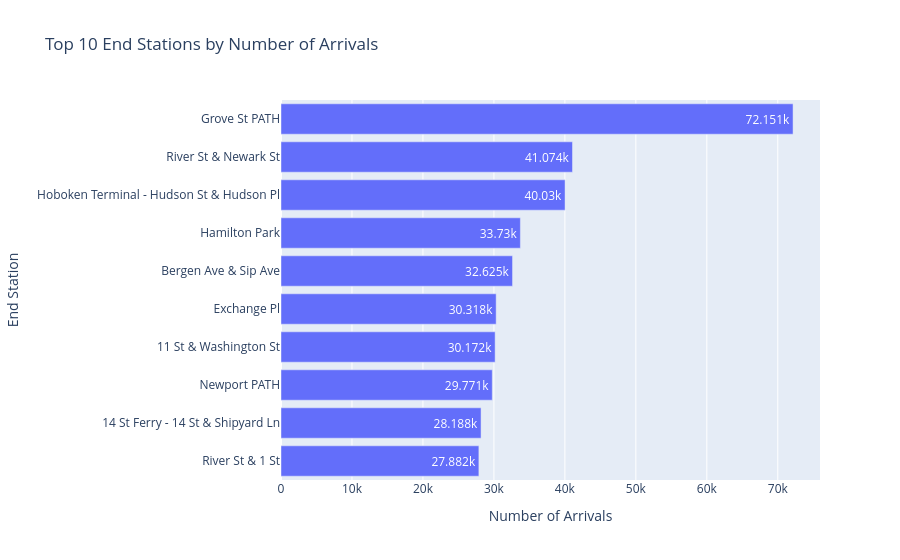

Source (notebook cell):
### Code cell
fig = px.bar(
    top_end_stations.sort_values("number_of_arrivals"),
    x="number_of_arrivals",
    y="end_station_name",
    orientation="h",
    title="Top 10 End Stations by Number of Arrivals",
    text_auto=True
)

fig.update_layout(
    xaxis_title="Number of Arrivals",
    yaxis_title="End Station"
)

fig.show()

### Figure 1 — Plotly figure (JSON) as saved in the notebook; plotly's stock layout.template omitted (floating-point values rounded to 4 significant figures)
{"data": [{"hovertemplate": "number_of_arrivals=%{x}<br>end_station_name=%{y}<extra></extra>", "legendgroup": "", "marker": {"color": "#636efa", "pattern": {"shape": ""}}, "name": "", "orientation": "h", "showlegend": false, "textposition": "auto", "texttemplate": "%{x}", "type": "bar", "x": [27882, 28188, 29771, 30172, 30318, 32625, 33730, 40030, 41074, 72151], "xaxis": "x", "y": ["River St & 1 St", "14 St Ferry - 14 St & Shipyard Ln", "Newport PATH", "11 St & Washington St", "Exchange Pl", "Bergen Ave & Sip Ave", "Hamilton Park", "Hoboken Terminal - Hudson St & Hudson Pl", "River St & Newark St", "Grove St PATH"], "yaxis": "y"}], "layout": {"barmode": "relative", "legend": {"tracegroupgap": 0}, "title": {"text": "Top 10 End Stations by Number of Arrivals"}, "xaxis": {"anchor": "y", "domain": [0, 1], "title": {"text": "Number of Arrivals"}}, "yaxis": {"anchor": "x", "domain": [0, 1], "title": {"text": "End Station"}}}}
